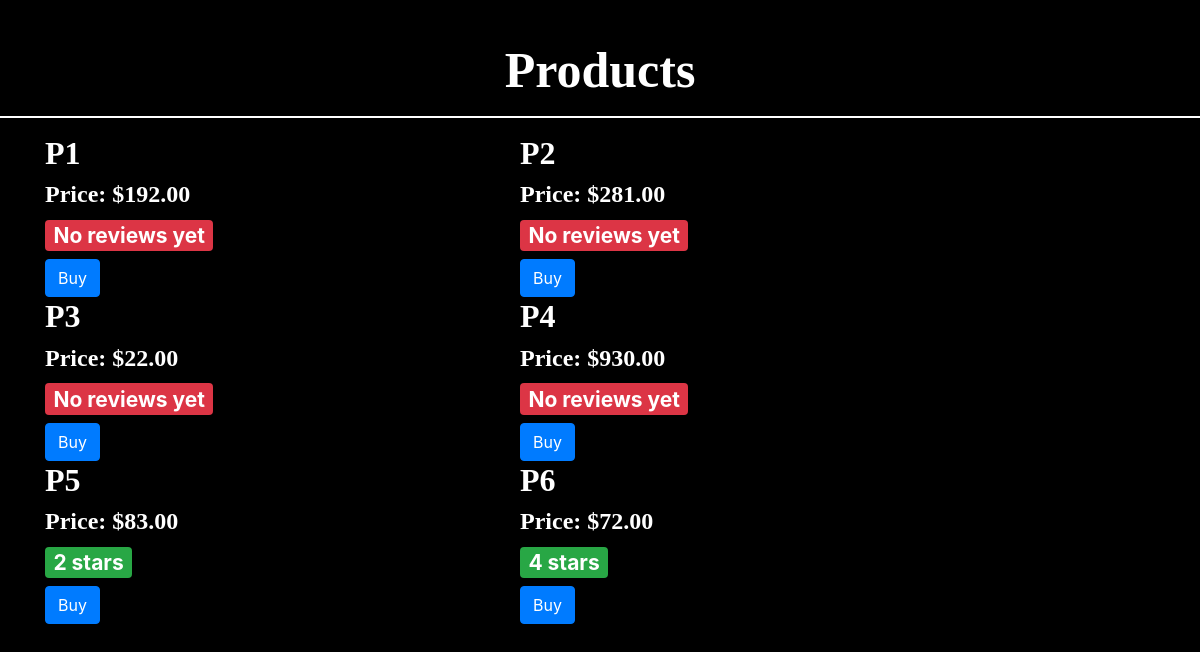
Screenshot of /products/ with the database file from the repository.
### app/models.py (models this page shows, shortened)
class Product(models.Model):
    name = models.CharField(max_length=200)
    price = models.DecimalField(max_digits=10, decimal_places=2)
    stars = models.IntegerField(default=0)

### app/views.py (the view)
# urls.py: path('products/', views.products, name='products'),
def products(request):
    products = Product.objects.all()
    return render(request, 'products.html', {'products': products})

### templates/products.html (shortened to what this page needs)
<!DOCTYPE html>
<html lang="en">
<head>
    <link rel="stylesheet" href="https://stackpath.bootstrapcdn.com/bootstrap/4.5.2/css/bootstrap.min.css">
</head>
<body>
    <h1 class="text-center">Products</h1>
    <hr>
    <div class="container">
        <div class="row">
            {% for product in products %}
                <div class="col-md-5">
                    <h2>{{product.name}}</h2>
                    <h4>Price: ${{product.price}}</h4>
                    {% if product.stars == 0 %}
                        <h3>
                            <span class="badge badge-danger">No reviews yet</span>
                        </h3>
                    {% else %}
                        <h3>
                            <span class="badge badge-success">{{product.stars}} stars</span>
                        </h3>
                    {% endif %}
                    <button class="btn btn-primary">Buy</button>
                </div>
            {% endfor %}
        </div>
    </div>
</body>
</html>

### templates/products.html (style rules this page uses)
* { margin: 0; padding: 0; }
body { background-color: #000000; }
h1 { color: #ffffff; font-size: 50px; margin-top: 40px; font-family: 'Times New Roman', Times, serif; font-weight: bold; }
hr { border: 1px solid #ffffff; width: 100%; }
h4 { font-family: 'Times New Roman', Times, serif; font-weight: bold; color: #ffffff; }
h2 { font-family: 'Times New Roman', Times, serif; font-weight: bold; color: #ffffff; }

### rows the page displays
Product: name "P1", price "192.00", stars "No reviews yet"
Product: name "P2", price "281.00", stars "No reviews yet"
Product: name "P3", price "22.00", stars "No reviews yet"
Product: name "P4", price "930.00", stars "No reviews yet"
Product: name "P5", price "83.00", stars "2"
Product: name "P6", price "72.00", stars "4"
